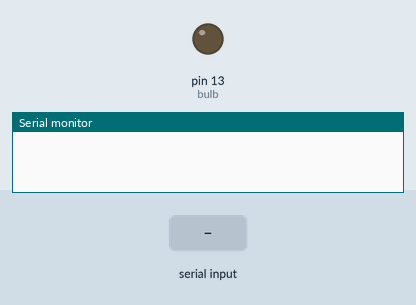
The sketch below on a simulated Arduino Uno, built with avr-gcc and run on an emulated ATmega328P. On the bench: output pins drawn as LEDs (lit = HIGH), the last lines printed to the serial monitor. The inputs (shaded band) are chosen by the test bench.

Above: at 1.2 s.
1.3 s: "a" received over Serial
At 1.9 s:
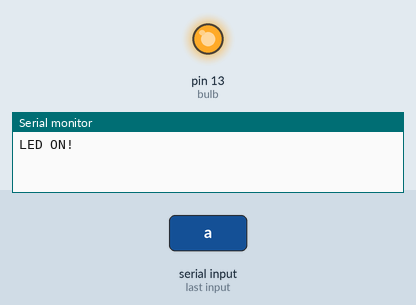
2.8 s: "c" received over Serial
At 3.6 s:
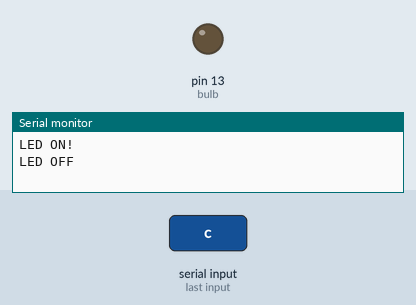
Timing chart, 0 to 5.8 s (numbered marks = the images above; inputs shaded):
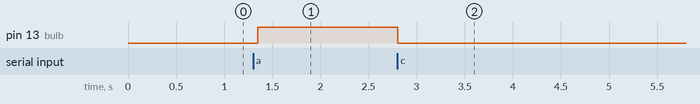

Measured:
- after the input at 1.3 s, pin 13 (bulb): LOW → HIGH after 0.05 s
- after the input at 2.8 s, pin 13 (bulb): HIGH → LOW at once

The sketch:

Bluetooth_single_led.ino
```cpp
int bulb=13;
void setup() {
Serial.begin(9600);
pinMode(bulb,OUTPUT);
  // put your setup code here, to run once:
}

void loop() {
  // put your main code here, to run repeatedly:
 if(Serial.available()>0)
   {
      int data= Serial.read(); // reading the data received from the bluetooth module
      switch(data)
      {
        case 'a': LEDON();break; // when a is pressed on the app on your smart phone
        case 'c': LEDOFF();break; // when b is pressed on the app on your smart phone
        default : break;
      }
   }
   delay(50);
}

void LEDON() // function when 'a' is pressed
{
  Serial.println("LED ON!");
  digitalWrite(bulb,HIGH); // onboard led on
}

void LEDOFF() // function when 'b' is presse
{
  Serial.println("LED OFF"); // onboard led off
  digitalWrite(bulb,LOW);
}
```
